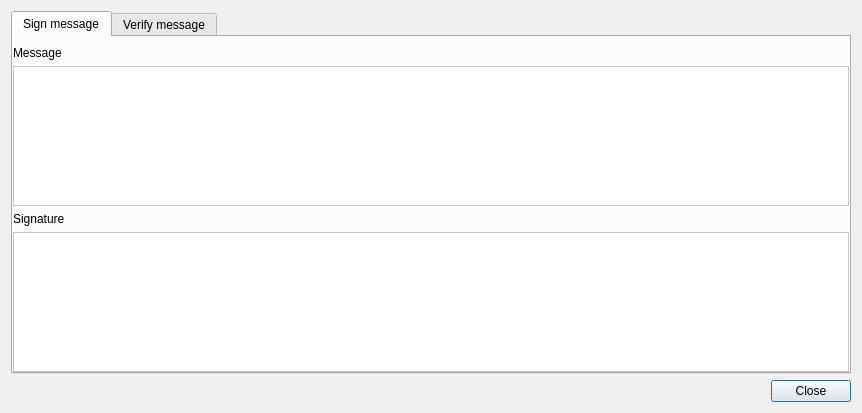
<?xml version="1.0" encoding="UTF-8"?>
<ui version="4.0">
 <class>SignMessageDialog</class>
 <widget class="QDialog" name="SignMessageDialog">
  <property name="geometry">
   <rect>
    <x>0</x>
    <y>0</y>
    <width>862</width>
    <height>413</height>
   </rect>
  </property>
  <property name="minimumSize">
   <size>
    <width>600</width>
    <height>150</height>
   </size>
  </property>
  <property name="maximumSize">
   <size>
    <width>16777215</width>
    <height>16777215</height>
   </size>
  </property>
  <property name="windowTitle">
   <string>Sign or verify message</string>
  </property>
  <property name="windowIcon">
   <iconset resource="../../resources.qrc">
    <normaloff>:/images/cryptonote</normaloff>:/images/cryptonote</iconset>
  </property>
  <layout class="QGridLayout" name="gridLayout">
   <item row="1" column="0">
    <layout class="QHBoxLayout" name="horizontalLayout">
     <item>
      <spacer name="horizontalSpacer">
       <property name="orientation">
        <enum>Qt::Horizontal</enum>
       </property>
       <property name="sizeHint" stdset="0">
        <size>
         <width>40</width>
         <height>20</height>
        </size>
       </property>
      </spacer>
     </item>
     <item>
      <widget class="QPushButton" name="ClosePushButton">
       <property name="text">
        <string>Close</string>
       </property>
      </widget>
     </item>
    </layout>
   </item>
   <item row="0" column="0">
    <widget class="QTabWidget" name="m_tabWidget">
     <property name="autoFillBackground">
      <bool>true</bool>
     </property>
     <property name="styleSheet">
      <string notr="true"/>
     </property>
     <property name="currentIndex">
      <number>0</number>
     </property>
     <property name="documentMode">
      <bool>false</bool>
     </property>
     <widget class="QWidget" name="m_signTab">
      <property name="autoFillBackground">
       <bool>false</bool>
      </property>
      <property name="styleSheet">
       <string notr="true">background-color: transparent;</string>
      </property>
      <attribute name="title">
       <string>Sign message</string>
      </attribute>
      <layout class="QVBoxLayout" name="verticalLayout_2">
       <property name="spacing">
        <number>6</number>
       </property>
       <property name="leftMargin">
        <number>0</number>
       </property>
       <property name="topMargin">
        <number>9</number>
       </property>
       <property name="rightMargin">
        <number>0</number>
       </property>
       <property name="bottomMargin">
        <number>0</number>
       </property>
       <item>
        <layout class="QVBoxLayout" name="verticalLayout">
         <item>
          <widget class="QLabel" name="label_2">
           <property name="text">
            <string>Message</string>
           </property>
          </widget>
         </item>
         <item>
          <widget class="QTextEdit" name="m_messageEdit">
           <property name="sizePolicy">
            <sizepolicy hsizetype="Expanding" vsizetype="MinimumExpanding">
             <horstretch>0</horstretch>
             <verstretch>0</verstretch>
            </sizepolicy>
           </property>
           <property name="minimumSize">
            <size>
             <width>0</width>
             <height>100</height>
            </size>
           </property>
           <property name="baseSize">
            <size>
             <width>0</width>
             <height>0</height>
            </size>
           </property>
           <property name="styleSheet">
            <string notr="true">background-color: white;</string>
           </property>
          </widget>
         </item>
         <item>
          <widget class="QLabel" name="label_3">
           <property name="text">
            <string>Signature</string>
           </property>
          </widget>
         </item>
         <item>
          <widget class="QTextEdit" name="m_signatureEdit">
           <property name="sizePolicy">
            <sizepolicy hsizetype="Expanding" vsizetype="Preferred">
             <horstretch>0</horstretch>
             <verstretch>0</verstretch>
            </sizepolicy>
           </property>
           <property name="minimumSize">
            <size>
             <width>0</width>
             <height>25</height>
            </size>
           </property>
           <property name="baseSize">
            <size>
             <width>0</width>
             <height>0</height>
            </size>
           </property>
           <property name="styleSheet">
            <string notr="true">background-color: white;</string>
           </property>
           <property name="readOnly">
            <bool>true</bool>
           </property>
          </widget>
         </item>
        </layout>
       </item>
      </layout>
     </widget>
     <widget class="QWidget" name="m_verifyTab">
      <property name="autoFillBackground">
       <bool>false</bool>
      </property>
      <property name="styleSheet">
       <string notr="true">background-color: transparent;</string>
      </property>
      <attribute name="title">
       <string>Verify message</string>
      </attribute>
      <layout class="QVBoxLayout" name="verticalLayout_4">
       <property name="spacing">
        <number>6</number>
       </property>
       <property name="leftMargin">
        <number>0</number>
       </property>
       <property name="rightMargin">
        <number>0</number>
       </property>
       <property name="bottomMargin">
        <number>0</number>
       </property>
       <item>
        <layout class="QVBoxLayout" name="verticalLayout_3">
         <item>
          <widget class="QLabel" name="m_addressLabel">
           <property name="text">
            <string>Address</string>
           </property>
          </widget>
         </item>
         <item>
          <widget class="QLineEdit" name="m_addressEdit">
           <property name="styleSheet">
            <string notr="true">background-color: white;</string>
           </property>
          </widget>
         </item>
         <item>
          <widget class="QLabel" name="m_verifySignatureLabel">
           <property name="text">
            <string>Signature</string>
           </property>
          </widget>
         </item>
         <item>
          <widget class="QTextEdit" name="m_verifySignatureEdit">
           <property name="minimumSize">
            <size>
             <width>0</width>
             <height>25</height>
            </size>
           </property>
           <property name="styleSheet">
            <string notr="true">background-color: white;</string>
           </property>
          </widget>
         </item>
         <item>
          <widget class="QLabel" name="m_verifyMessageLabel">
           <property name="text">
            <string>Message</string>
           </property>
          </widget>
         </item>
         <item>
          <widget class="QTextEdit" name="m_verifyMessageEdit">
           <property name="minimumSize">
            <size>
             <width>0</width>
             <height>100</height>
            </size>
           </property>
           <property name="styleSheet">
            <string notr="true">background-color: white;</string>
           </property>
          </widget>
         </item>
        </layout>
       </item>
       <item>
        <widget class="QLabel" name="m_verificationResult">
         <property name="minimumSize">
          <size>
           <width>0</width>
           <height>24</height>
          </size>
         </property>
         <property name="font">
          <font>
           <pointsize>12</pointsize>
           <weight>75</weight>
           <bold>true</bold>
          </font>
         </property>
         <property name="text">
          <string/>
         </property>
        </widget>
       </item>
      </layout>
     </widget>
    </widget>
   </item>
  </layout>
 </widget>
 <resources>
  <include location="../../resources.qrc"/>
 </resources>
 <connections>
  <connection>
   <sender>ClosePushButton</sender>
   <signal>clicked()</signal>
   <receiver>SignMessageDialog</receiver>
   <slot>accept()</slot>
   <hints>
    <hint type="sourcelabel">
     <x>622</x>
     <y>274</y>
    </hint>
    <hint type="destinationlabel">
     <x>333</x>
     <y>149</y>
    </hint>
   </hints>
  </connection>
  <connection>
   <sender>m_messageEdit</sender>
   <signal>textChanged()</signal>
   <receiver>SignMessageDialog</receiver>
   <slot>messageChanged()</slot>
   <hints>
    <hint type="sourcelabel">
     <x>312</x>
     <y>102</y>
    </hint>
    <hint type="destinationlabel">
     <x>312</x>
     <y>164</y>
    </hint>
   </hints>
  </connection>
  <connection>
   <sender>m_addressEdit</sender>
   <signal>textChanged(QString)</signal>
   <receiver>SignMessageDialog</receiver>
   <slot>verifyMessage()</slot>
   <hints>
    <hint type="sourcelabel">
     <x>311</x>
     <y>69</y>
    </hint>
    <hint type="destinationlabel">
     <x>312</x>
     <y>172</y>
    </hint>
   </hints>
  </connection>
  <connection>
   <sender>m_verifySignatureEdit</sender>
   <signal>textChanged()</signal>
   <receiver>SignMessageDialog</receiver>
   <slot>verifyMessage()</slot>
   <hints>
    <hint type="sourcelabel">
     <x>311</x>
     <y>126</y>
    </hint>
    <hint type="destinationlabel">
     <x>312</x>
     <y>172</y>
    </hint>
   </hints>
  </connection>
  <connection>
   <sender>m_verifyMessageEdit</sender>
   <signal>textChanged()</signal>
   <receiver>SignMessageDialog</receiver>
   <slot>verifyMessage()</slot>
   <hints>
    <hint type="sourcelabel">
     <x>311</x>
     <y>222</y>
    </hint>
    <hint type="destinationlabel">
     <x>312</x>
     <y>172</y>
    </hint>
   </hints>
  </connection>
  <connection>
   <sender>m_tabWidget</sender>
   <signal>currentChanged(int)</signal>
   <receiver>SignMessageDialog</receiver>
   <slot>changeTitle(int)</slot>
   <hints>
    <hint type="sourcelabel">
     <x>430</x>
     <y>190</y>
    </hint>
    <hint type="destinationlabel">
     <x>430</x>
     <y>206</y>
    </hint>
   </hints>
  </connection>
 </connections>
</ui>
